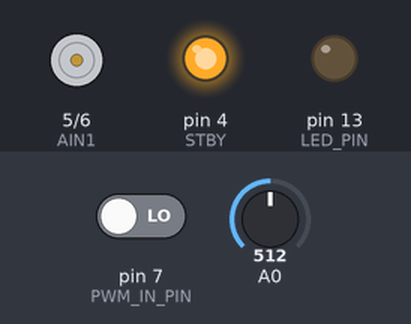
Bench run of a sketch on a simulated Arduino Uno, built with avr-gcc and run on an emulated ATmega328P. Shown: motor-driver pin pairs drawn as motors (green arrow = first pin HIGH = forward, orange = second pin HIGH = backward, longer = more drive, scaled by the enable pin, stopped while the standby pin is LOW), output pins drawn as LEDs (lit = HIGH). The inputs (shaded band) are chosen by the test bench; at power-on: pin 7 (PWM_IN_PIN) LOW, A0 = 512. Random numbers use the default seed unless the sketch sets one; what the sketch prints to the serial monitor is not drawn.

Above: at 0.5 s.
At 1.5 s:
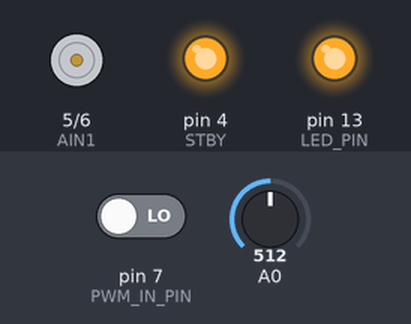
At 19.0 s:
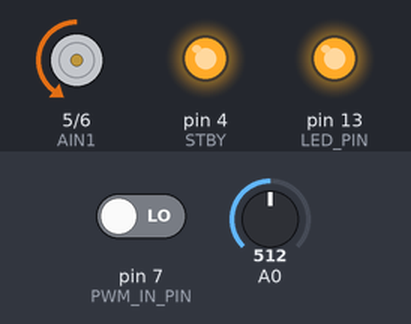
At 39.0 s:
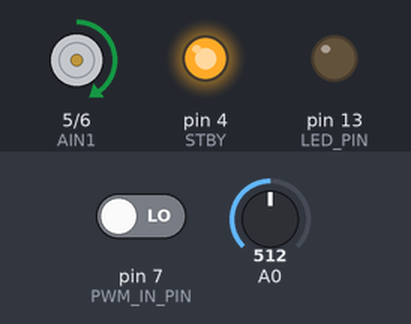
Timing chart, 0 to 41.6 s (numbered marks = the images above):
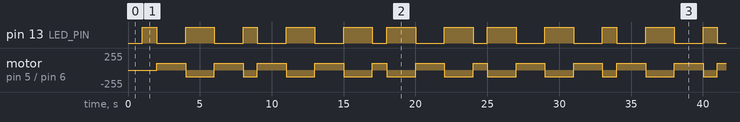

Measured:
- by itself, pin 13 (LED_PIN): repeats every 32.0 s: LOW 2.0 s, HIGH 2.0 s, LOW 2.0 s, HIGH 1.0 s, 2 × (LOW 2.0 s, HIGH 2.0 s), LOW 1.0 s, HIGH 2.0 s, LOW 2.0 s, HIGH 2.0 s, LOW 1.0 s, 2 × (HIGH 2.0 s, LOW 2.0 s), HIGH 1.0 s

The sketch:

uno_test.ino
```cpp
const int LED_PIN = 13;
const int PWM_IN_PIN = 7;
long TIME = millis();
long TIME_OLD = millis();
//#include <Servo.h>


int STBY = 4; //standby

//Motor A
//int PWMA = 9; //Speed control
int AIN1 = 5; //Direction
int AIN2 = 6; //Direction
int PWMA = 9; //Speed control

//Servo myservo;  // create servo object to control a servo

int potpin = 0;  // analog pin used to connect the potentiometer
int val;    // variable to read the value from the analog pin

void setup() {
  pinMode(LED_PIN, OUTPUT);
  pinMode(PWM_IN_PIN, INPUT);
  Serial.begin(115200);
 // myservo.attach(9);  // attaches the servo on pin 9 to the servo object
 // myservo.write(100);
  pinMode(PWMA, OUTPUT);
  pinMode(STBY, OUTPUT);
  pinMode(AIN1, OUTPUT);
  pinMode(AIN2, OUTPUT);
  digitalWrite(STBY, 1); //disable standby
  digitalWrite(AIN1, 1);
  digitalWrite(AIN2, 0);
}

void loop() {
   TIME = millis();
  if (TIME%1000==0 and TIME!=TIME_OLD)
  {
    digitalWrite(LED_PIN, !digitalRead(LED_PIN));
    Serial.print(TIME/1000);
    TIME_OLD = TIME;
    int gradus = random(250);
//    myservo.write(gradus);
    gradus = 100;
    digitalWrite(AIN1, !digitalRead(AIN1));
    digitalWrite(AIN2, !digitalRead(AIN2));
    int puls = pulseIn(PWM_IN_PIN, HIGH);
    Serial.print("\tPWM (");
    Serial.print(gradus);
    Serial.print(") = ");
    Serial.print(puls);
    Serial.print(" (");
    Serial.print(map(puls,525,2375,0,180));
    Serial.print(")");
    Serial.print(" ");
    Serial.println(analogRead(0));
    analogWrite(PWMA, gradus);
  }
}
```
